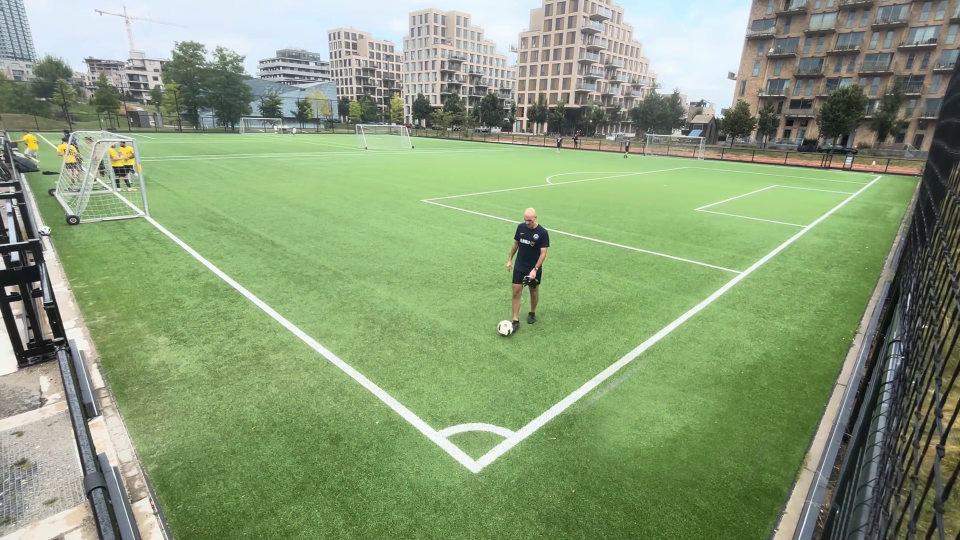
#> input picture Python.BallTrackingCV/football_1.png, 1920 x 1080 px (shown at 1/2 size)
$ python example_homography_single_image.py
#> lines starting #> are read from the running program, lines starting #| are printed output that depends on the picture
import cv2
import numpy as np
from matplotlib import pyplot as plt

# Load the uploaded image
image_path = 'football_1.png'
img = cv2.imread(image_path)
#> img is the input picture: shape (1080, 1920, 3); mean B, G, R 119.1, 156.4, 136.1

bottom_left = [330, 460]
bottom_right = [950, 930]
top_right = [1480, 547]
top_left = [848, 400]

# Define 4 source points from the provided image (manually selected from the red dots)
# src_pts = np.array([bottom_left,  bottom_right, top_left, top_right], dtype=np.float32)
src_pts = np.array([top_left, top_right, bottom_left, bottom_right], dtype=np.float32)

dst_pts = np.array([[0, 0], [500, 0], [0, 500], [500, 500]], dtype=np.float32)

# Compute the homography matrix
homography_matrix, _ = cv2.findHomography(src_pts, dst_pts)

# Apply the homography transformation
warped_img = cv2.warpPerspective(img, homography_matrix, (500, 500))
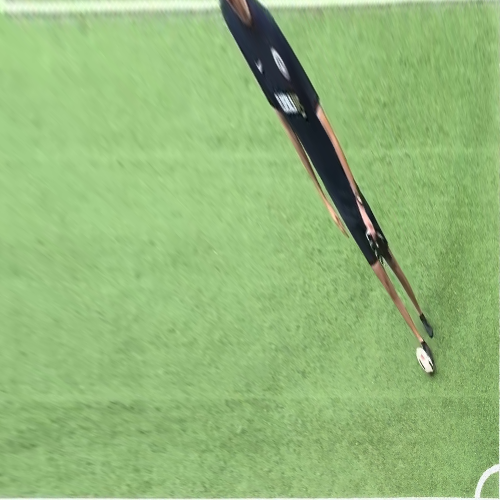
#> warped_img: shape (500, 500, 3); mean B, G, R 121.1, 184.6, 147.1

# Show the resulting warped image
plt.imshow(cv2.cvtColor(warped_img, cv2.COLOR_BGR2RGB))
plt.axis('off')

# The ball (from torch model)
ball_point = np.array([[(993 + 1028) / 2, 643]], dtype=np.float32)
transformed_point = cv2.perspectiveTransform(np.array([ball_point]), homography_matrix)

# Draw the ball on the warped image
plt.scatter(transformed_point[0][0][0], transformed_point[0][0][1], c='y', s=150)

plt.show()
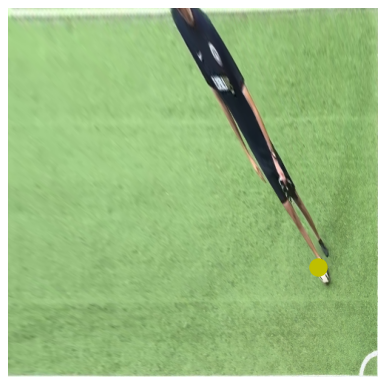
#> figure drawn by matplotlib, 1 panel

$ run again, with Python.BallTrackingCV/football.png copied over Python.BallTrackingCV/football_1.png
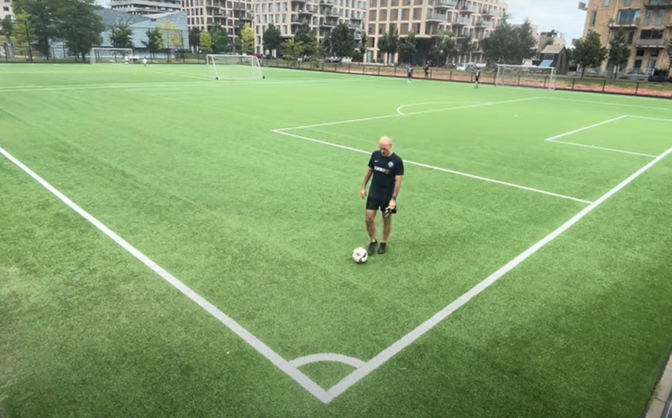
#> input picture Python.BallTrackingCV/football.png, 1343 x 836 px (shown at 1/2 size)
#> img is the input picture: shape (836, 1343, 3); mean B, G, R 109.4, 161, 132.3
#> `warped_img = cv2.warpPerspective(img, homography_matrix, (500, 500))`:
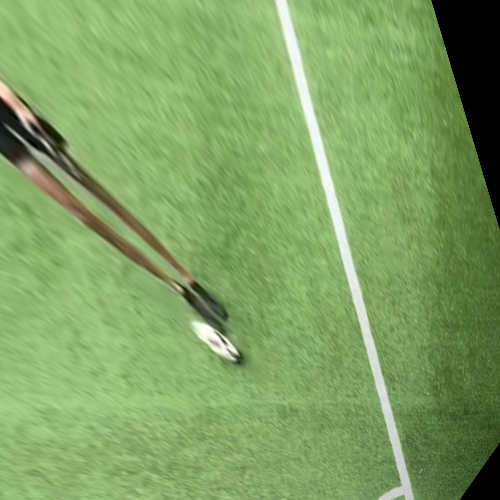
#> warped_img: shape (500, 500, 3); mean B, G, R 99.5, 161.5, 127.6
#> `plt.show()`:
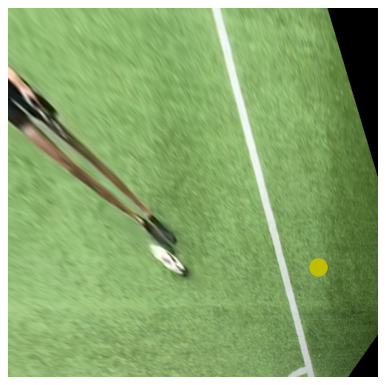
#> figure drawn by matplotlib, 1 panel
